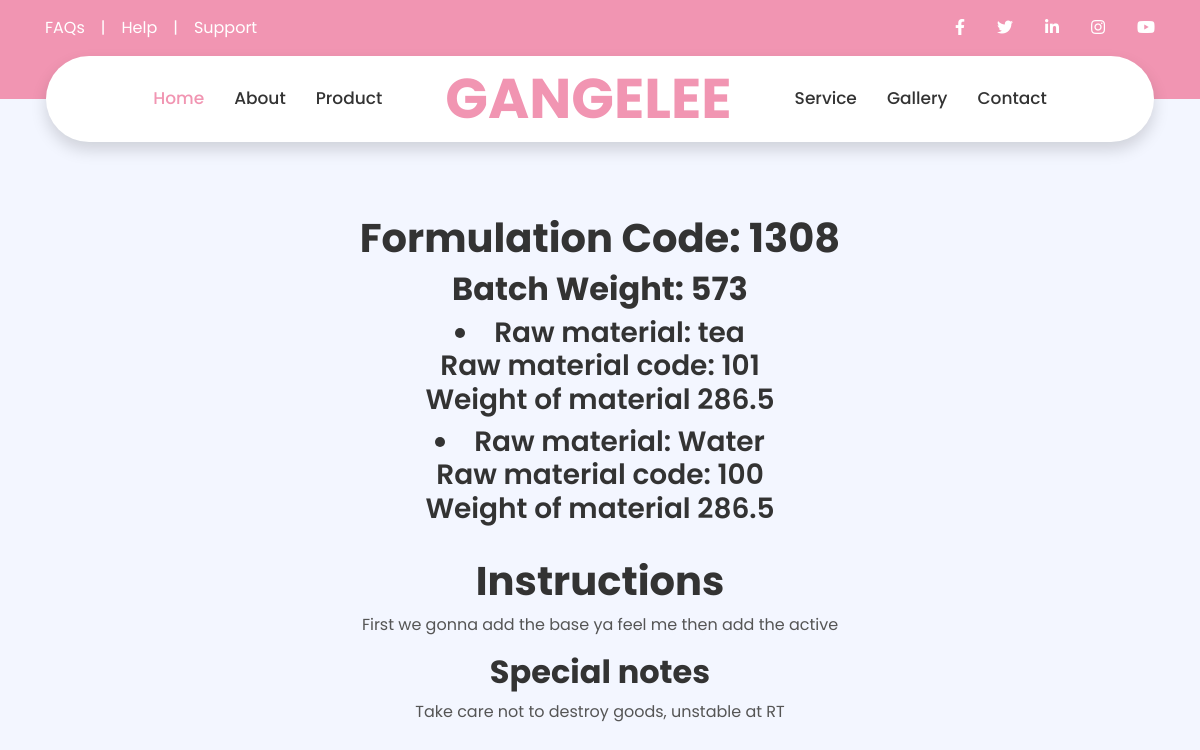
The app's page /Formulation/9bdd9b46-bae2-47ad-b421-5ad77a6c3335/ with its own data.
### formulator/models.py (models this page shows, shortened)
class Formulation(models.Model):
    Code = models.IntegerField(max_length=20, unique=True)
    Total_Formation_Weight = models.IntegerField(max_length=200)
    Line_type = models.CharField(max_length=200, choices=Line_type)
    Raw_Materials = models.ManyToManyField('Raw_Materials',blank=True)
    Quantity = models.CharField(max_length=200)
    percentage_weight = models.CharField(max_length=200)
    unit_cost =models.CharField(max_length=200)
    instruction_id = models.OneToOneField('Instruction', on_delete=models.PROTECT,blank=True,null=True)
    id = models.UUIDField(default=uuid.uuid4, unique=True,primary_key=True,editable=False)
    Product =models.ForeignKey('Product',on_delete=models.CASCADE,blank=True,null=True)
    def actual_weight(self):
        return (float(0.01) * float(self.percentage_weight)) * float(self.Total_Formation_Weight)

class Raw_Materials(models.Model):
    Name = models.CharField(max_length=200)
    Purpose = models.CharField(max_length=200)
    Code = models.IntegerField(max_length=20, unique=True, blank=True,null=True)
    id = models.UUIDField(default=uuid.uuid4, unique=True,primary_key=True,editable=False)

class Instruction(models.Model):
    instructions = models.CharField(max_length=200)
    special_notes = models.CharField(max_length=200)
    formulation_field =  models.OneToOneField(
        Formulation,
        on_delete=models.CASCADE
    )
    id = models.UUIDField(default=uuid.uuid4, unique=True,primary_key=True,editable=False)

### formulator/views.py (the view)
# urls.py: path('Formulation/<str:pk>/',views.FormulationInformation ,name='formulationpage'),
def FormulationInformation(request, pk):
    FormulationObject = Formulation.objects.get(id=pk)
    test = 100
    Raw_Materials = FormulationObject.Raw_Materials.all()
    InstructionObj = Instruction.objects.filter(formulation_field=FormulationObject)
    context = {'formulation':FormulationObject, 'Instructions':InstructionObj, 'test':test}
    return render(request, 'Formulator/FormulationInformation.html',context)

### formulator/templates/Formulator/FormulationInformation.html (shortened to what this page needs)
{% extends 'main.html' %}
{% load static %}
     {% block content %}
     <br><br><br>
{% load mathfilters %}
<Center>
<H1>Formulation Code: {{formulation.Code}}</H1>
<H2>Batch Weight: {{formulation.Total_Formation_Weight}}</H2>
{% for i in formulation.Raw_Materials.all %}
<h3><li>Raw material: {{i.Name}} <br>
     Raw material code: {{i.Code}} <br>
     Weight of material {{formulation.actual_weight}}
</li></h3>
{% endfor %}
<br>
<h1>Instructions</h1>
{% for i in Instructions %}
<p>{{i.instructions}}</p>
<h2>Special notes</h2>
<p>{{i.special_notes}}</p>
{% endfor %}
</Center>
{% endblock content %}

### records on screen
Formulation: Code "1308", Total_Formation_Weight "573", actual_weight "286.5"
Raw_Materials: Name "tea", Code "101"
Raw_Materials: Name "Water", Code "100"
Instruction: instructions "First we gonna add the base ya feel me then add the active", special_notes "Take care not to destroy goods, unstable at RT"
